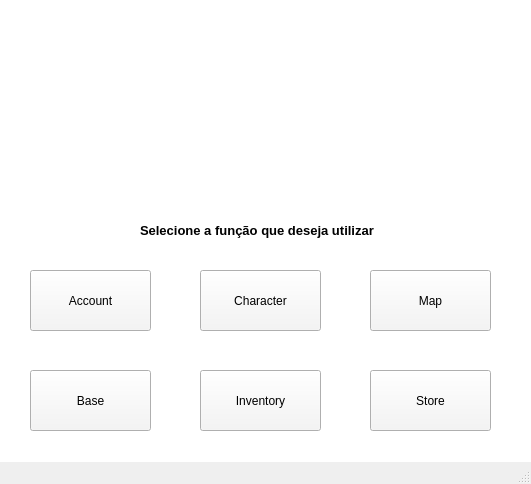
<?xml version="1.0" encoding="UTF-8"?>
<ui version="4.0">
 <class>MainWindow</class>
 <widget class="QMainWindow" name="MainWindow">
  <property name="geometry">
   <rect>
    <x>0</x>
    <y>0</y>
    <width>531</width>
    <height>484</height>
   </rect>
  </property>
  <property name="minimumSize">
   <size>
    <width>531</width>
    <height>484</height>
   </size>
  </property>
  <property name="maximumSize">
   <size>
    <width>531</width>
    <height>484</height>
   </size>
  </property>
  <property name="windowTitle">
   <string>MainWindow</string>
  </property>
  <property name="styleSheet">
   <string notr="true"/>
  </property>
  <widget class="QWidget" name="centralwidget">
   <property name="styleSheet">
    <string notr="true">background-color: rgb(255, 255, 255);</string>
   </property>
   <widget class="QPushButton" name="accountButton">
    <property name="geometry">
     <rect>
      <x>30</x>
      <y>270</y>
      <width>121</width>
      <height>61</height>
     </rect>
    </property>
    <property name="styleSheet">
     <string notr="true">background-color: rgb(245, 245, 245);</string>
    </property>
    <property name="text">
     <string>Account</string>
    </property>
   </widget>
   <widget class="QPushButton" name="characterButton">
    <property name="geometry">
     <rect>
      <x>200</x>
      <y>270</y>
      <width>121</width>
      <height>61</height>
     </rect>
    </property>
    <property name="styleSheet">
     <string notr="true">background-color: rgb(245, 245, 245);</string>
    </property>
    <property name="text">
     <string>Character</string>
    </property>
   </widget>
   <widget class="QPushButton" name="mapButton">
    <property name="geometry">
     <rect>
      <x>370</x>
      <y>270</y>
      <width>121</width>
      <height>61</height>
     </rect>
    </property>
    <property name="styleSheet">
     <string notr="true">background-color: rgb(245, 245, 245);</string>
    </property>
    <property name="text">
     <string>Map</string>
    </property>
   </widget>
   <widget class="QPushButton" name="storeButton">
    <property name="geometry">
     <rect>
      <x>370</x>
      <y>370</y>
      <width>121</width>
      <height>61</height>
     </rect>
    </property>
    <property name="styleSheet">
     <string notr="true">background-color: rgb(245, 245, 245);</string>
    </property>
    <property name="text">
     <string>Store</string>
    </property>
   </widget>
   <widget class="QPushButton" name="baseButton">
    <property name="geometry">
     <rect>
      <x>30</x>
      <y>370</y>
      <width>121</width>
      <height>61</height>
     </rect>
    </property>
    <property name="styleSheet">
     <string notr="true">background-color: rgb(245, 245, 245);</string>
    </property>
    <property name="text">
     <string>Base</string>
    </property>
   </widget>
   <widget class="QPushButton" name="inventoryButton">
    <property name="geometry">
     <rect>
      <x>200</x>
      <y>370</y>
      <width>121</width>
      <height>61</height>
     </rect>
    </property>
    <property name="styleSheet">
     <string notr="true">background-color: rgb(245, 245, 245);</string>
    </property>
    <property name="text">
     <string>Inventory</string>
    </property>
   </widget>
   <widget class="QLabel" name="maplestoryLogo">
    <property name="geometry">
     <rect>
      <x>-30</x>
      <y>10</y>
      <width>541</width>
      <height>181</height>
     </rect>
    </property>
    <property name="frameShape">
     <enum>QFrame::NoFrame</enum>
    </property>
    <property name="text">
     <string/>
    </property>
    <property name="pixmap">
     <pixmap>../images/maplestoryLogo.png</pixmap>
    </property>
   </widget>
   <widget class="QLabel" name="selectFunctionLabel">
    <property name="geometry">
     <rect>
      <x>140</x>
      <y>210</y>
      <width>251</width>
      <height>41</height>
     </rect>
    </property>
    <property name="text">
     <string>&lt;html&gt;&lt;head/&gt;&lt;body&gt;&lt;p&gt;&lt;span style=&quot; font-size:10pt; font-weight:600;&quot;&gt;Selecione a função que deseja utilizar&lt;/span&gt;&lt;/p&gt;&lt;/body&gt;&lt;/html&gt;</string>
    </property>
   </widget>
  </widget>
  <widget class="QMenuBar" name="menubar">
   <property name="geometry">
    <rect>
     <x>0</x>
     <y>0</y>
     <width>531</width>
     <height>21</height>
    </rect>
   </property>
  </widget>
  <widget class="QStatusBar" name="statusbar"/>
 </widget>
 <resources/>
 <connections/>
</ui>
